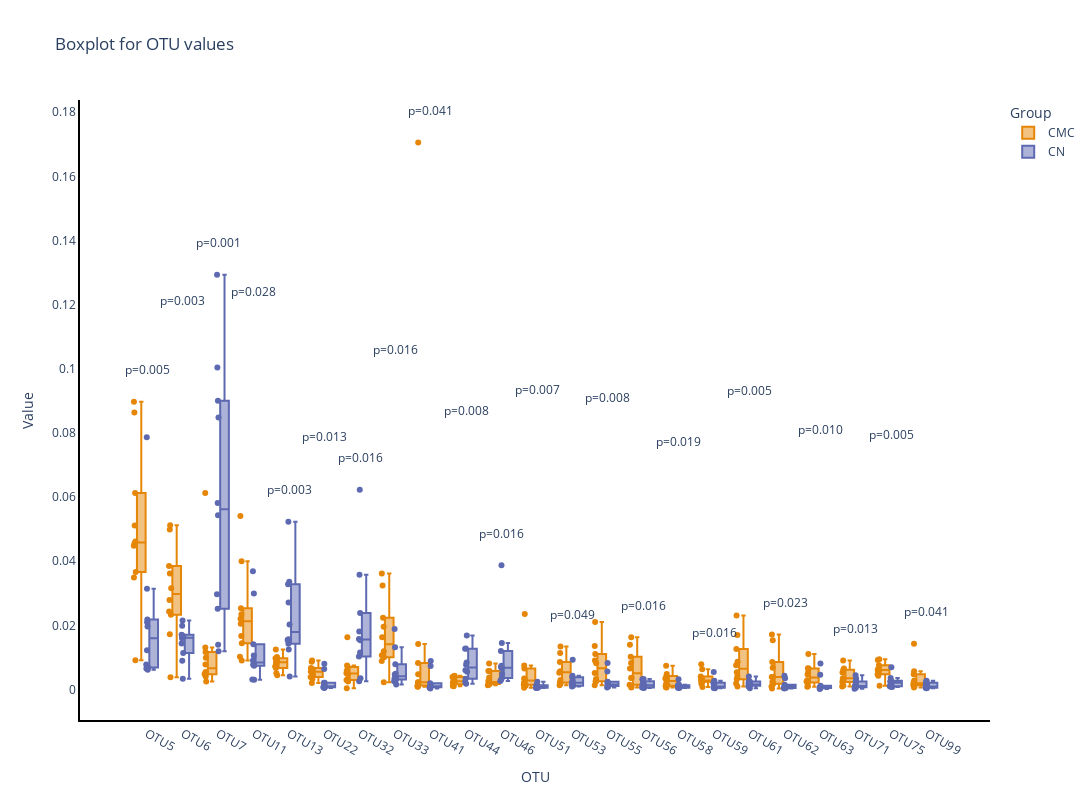

Source (notebook cell):
### Code cell
import plotly.express as px
import numpy as np
import pandas as pd

# Преобразуем данные в длинный формат с помощью функции melt в pandas
data_melt = merged_deleted_cmc_rel_dropped.melt(id_vars='Group', var_name='OTU', value_name='Value')

# Получаем значения p-value
p_values = less_zero_five_transposed.loc['Kruskal_pvalue'].to_dict()

# Находим максимальное значение y для каждого OTU
y_max_values = data_melt.groupby('OTU')['Value'].max()

# Создаем словарь для аннотаций
annotations = []
for i, otu in enumerate(data_melt['OTU'].unique()):
    p_value = p_values.get(otu, np.nan)  # получаем p-value для каждого OTU
    if i%2 == 0:
        y_max = y_max_values[otu]+0.01
        annotations.append(dict(x=otu, y=y_max, text=f'p={p_value:.3f}', showarrow=False))
    else:
        y_max = y_max_values[otu]+0.07
        annotations.append(dict(x=otu, y=y_max, text=f'p={p_value:.3f}', showarrow=False))

# Создаем boxplot
fig = px.box(data_melt, x="OTU", y="Value", color="Group", points="all", 
             title='Boxplot for OTU values', 
             color_discrete_sequence=px.colors.qualitative.Vivid)  # здесь можно поменять цвета

fig.update_layout(
    annotations=annotations,  # Добавляем аннотации
    showlegend=True,
    plot_bgcolor='rgba(0,0,0,0)',  # задаем прозрачный фон
    width=1200,  # задаем ширину графика
    height=800,  # задаем высоту графика
)

# Убираем сетку и задаем границы
fig.update_xaxes(showgrid=False, zeroline=False, showline=True, linewidth=2, linecolor='black')
fig.update_yaxes(showgrid=False, zeroline=False, showline=True, linewidth=2, linecolor='black')
# Сохраняем график в статическом PNG формате
# import plotly.io as pio
# pio.kaleido.scope.executable = '/home/esp/python csv/Samat/rats27.07/vrats27.07/lib/python3.11/site-packages/kaleido/executable/bin/kaleido'
# fig.write_image("figures/realtive_ab/boxplot.png")


# Сохраняем график в интерактивном HTML формате
#fig.write_html("boxplot.html")


fig.show()

### Figure 1 — Plotly figure (JSON) as saved in the notebook; plotly's stock layout.template omitted (floating-point values rounded to 4 significant figures; data arrays with more than 128 entries replaced by an {"elided": "..."} marker saying what was removed)
{"data": [{"alignmentgroup": "True", "boxpoints": "all", "hovertemplate": "Group=CMC<br>OTU=%{x}<br>Value=%{y}<extra></extra>", "legendgroup": "CMC", "marker": {"color": "rgb(229, 134, 6)"}, "name": "CMC", "notched": false, "offsetgroup": "CMC", "orientation": "v", "showlegend": true, "type": "box", "x": {"elided": "230 str values"}, "x0": " ", "xaxis": "x", "y": {"elided": "230 float values"}, "y0": " ", "yaxis": "y"}, {"alignmentgroup": "True", "boxpoints": "all", "hovertemplate": "Group=CN<br>OTU=%{x}<br>Value=%{y}<extra></extra>", "legendgroup": "CN", "marker": {"color": "rgb(93, 105, 177)"}, "name": "CN", "notched": false, "offsetgroup": "CN", "orientation": "v", "showlegend": true, "type": "box", "x": {"elided": "230 str values"}, "x0": " ", "xaxis": "x", "y": {"elided": "230 float values"}, "y0": " ", "yaxis": "y"}], "layout": {"annotations": [{"showarrow": false, "text": "p=0.005", "x": "OTU5", "y": 0.09974}, {"showarrow": false, "text": "p=0.003", "x": "OTU6", "y": 0.1213}, {"showarrow": false, "text": "p=0.001", "x": "OTU7", "y": 0.1393}, {"showarrow": false, "text": "p=0.028", "x": "OTU11", "y": 0.1242}, {"showarrow": false, "text": "p=0.003", "x": "OTU13", "y": 0.0623}, {"showarrow": false, "text": "p=0.013", "x": "OTU22", "y": 0.07904}, {"showarrow": false, "text": "p=0.016", "x": "OTU32", "y": 0.07229}, {"showarrow": false, "text": "p=0.016", "x": "OTU33", "y": 0.1062}, {"showarrow": false, "text": "p=0.041", "x": "OTU41", "y": 0.1806}, {"showarrow": false, "text": "p=0.008", "x": "OTU44", "y": 0.08687}, {"showarrow": false, "text": "p=0.016", "x": "OTU46", "y": 0.04879}, {"showarrow": false, "text": "p=0.007", "x": "OTU51", "y": 0.0936}, {"showarrow": false, "text": "p=0.049", "x": "OTU53", "y": 0.02347}, {"showarrow": false, "text": "p=0.008", "x": "OTU55", "y": 0.09106}, {"showarrow": false, "text": "p=0.016", "x": "OTU56", "y": 0.02634}, {"showarrow": false, "text": "p=0.019", "x": "OTU58", "y": 0.07743}, {"showarrow": false, "text": "p=0.016", "x": "OTU59", "y": 0.01793}, {"showarrow": false, "text": "p=0.005", "x": "OTU61", "y": 0.0931}, {"showarrow": false, "text": "p=0.023", "x": "OTU62", "y": 0.02718}, {"showarrow": false, "text": "p=0.010", "x": "OTU63", "y": 0.08111}, {"showarrow": false, "text": "p=0.013", "x": "OTU71", "y": 0.01907}, {"showarrow": false, "text": "p=0.005", "x": "OTU75", "y": 0.07949}, {"showarrow": false, "text": "p=0.041", "x": "OTU99", "y": 0.02429}], "boxmode": "group", "height": 800, "legend": {"title": {"text": "Group"}, "tracegroupgap": 0}, "plot_bgcolor": "rgba(0,0,0,0)", "showlegend": true, "title": {"text": "Boxplot for OTU values"}, "width": 1200, "xaxis": {"anchor": "y", "domain": [0, 1], "linecolor": "black", "linewidth": 2, "showgrid": false, "showline": true, "title": {"text": "OTU"}, "zeroline": false}, "yaxis": {"anchor": "x", "domain": [0, 1], "linecolor": "black", "linewidth": 2, "showgrid": false, "showline": true, "title": {"text": "Value"}, "zeroline": false}}}
